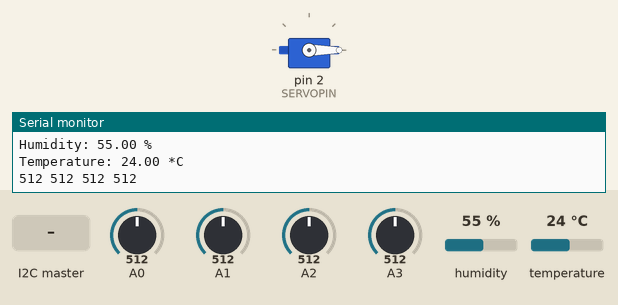
This sketch was run on a simulated Arduino Uno, built with avr-gcc and run on an emulated ATmega328P. Shown: servo, the last lines printed to the serial monitor. The test bench sets the inputs (shaded band); at power-on: A0 = 512, A1 = 512, A2 = 512, A3 = 512, humidity 55 %, temperature 24 °C.

Above: at 2.0 s.
2.1 s: the I2C master sends the byte 200
At 2.6 s:
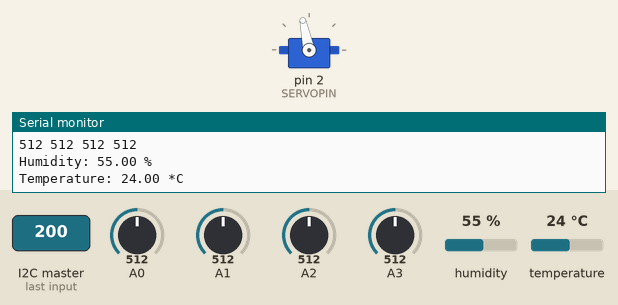
9.7 s: the I2C master sends the byte 0
At 11.0 s:
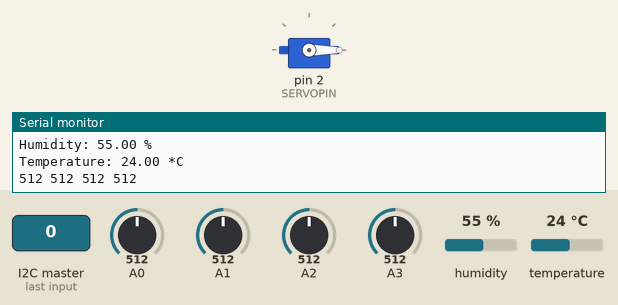
15.8 s: the I2C master sends the byte 1
At 16.9 s:
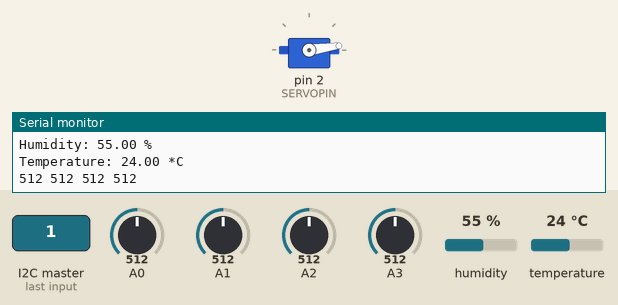
28.0 s: the I2C master sends the byte 2
At 28.5 s:
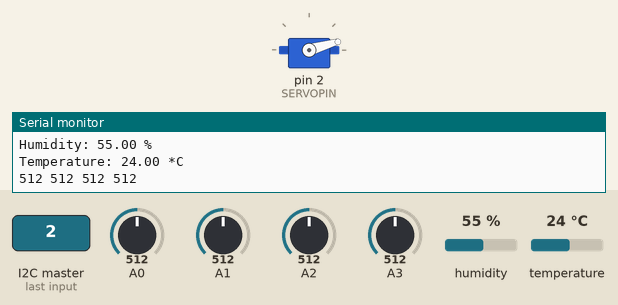
Timing chart, 0 to 31.0 s (numbered marks = the images above; inputs shaded):
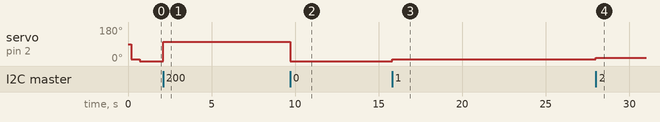

The sketch:

PINCH_SLAVE_TOP.ino
```cpp
#include <Wire.h>
#include <Servo.h>
#include <DHT.h>
#include "Setting.h"

// *** PIN ASIGN ***
int PHOTO_REFRECTOR_PIN[4] = {2,1,3,0};

void setup() {
  Serial.begin(9600);

  initialize();

  Wire.begin(WIRE_SLAVE_ADDRESS);
  Wire.onRequest(returnSensorNum);
  Wire.onReceive(servoOperate);

  delay(100);

#ifdef DEBUG  // test rotate
  servo.write(10);
  delay(500);
  servo.write(0);
  delay(100);
#endif
}

void loop() {
  humidity = dht.readHumidity();
  temperature = dht.readTemperature();

  // error
  if (isnan(humidity) || isnan(temperature)) {
    Serial.println("Failed to read from DHT sensor!");
    return;
  }

#ifdef DEBUG
  Serial.print("Humidity: ");
  Serial.print(humidity);
  Serial.println(" %\t");
  Serial.print("Temperature: ");
  Serial.print(temperature);
  Serial.println(" *C ");

  Serial.print(analogRead(PHOTO_REFRECTOR_PIN[0]));
  Serial.print(" ");
  Serial.print(analogRead(PHOTO_REFRECTOR_PIN[1]));
  Serial.print(" ");
  Serial.print(analogRead(PHOTO_REFRECTOR_PIN[2]));
  Serial.print(" ");
  Serial.println(analogRead(PHOTO_REFRECTOR_PIN[3]));
#endif

  delay(100);
}

void returnSensorNum(){
  char sendData[6];
  sendData[0] = (char)humidity;
  sendData[1] = (char)temperature;
  sendData[2] = (char)(analogRead(PHOTO_REFRECTOR_PIN[0]) / 8);
  sendData[3] = (char)(analogRead(PHOTO_REFRECTOR_PIN[1]) / 8);
  sendData[4] = (char)(analogRead(PHOTO_REFRECTOR_PIN[2]) / 8);
  sendData[5] = (char)(analogRead(PHOTO_REFRECTOR_PIN[3]) / 8);

  Wire.write(sendData);
}

void servoOperate(int a){
    int c;
    while(Wire.available()){
      c = Wire.read(); // 1バイト受信
    }
    Serial.println((int)c * 8);

    servoMove((int)c * 8);
}

void servoMove(int angle){
  servo.write(angle);
  delay(500);
}

void initialize(){
  for(int i=0; i<4; i++)  luxNum[i] = 0;
  humidity = 0;
  temperature = 0;
  servo.attach(SERVOPIN);
  dht.begin();

  delay(100);
}
```

Setting.h
```cpp
#define DEBUG 1

#define SERVOPIN 2
#define DHTPIN 3
#define DHTTYPE DHT11

#define WIRE_SLAVE_ADDRESS 8

char charA_out[10];
int luxNum[4];
float humidity;
float temperature;
boolean clockwise = false;
Servo servo;
DHT dht(DHTPIN, DHTTYPE);
```

Measured:
- after the input at 2.1 s, servo on pin 2 (SERVOPIN): 0° → 102° at once
- after the input at 9.7 s, servo on pin 2 (SERVOPIN): 102° → 0° at once
- after the input at 15.8 s, servo on pin 2 (SERVOPIN): 0° → 8° at once
- after the input at 28.0 s, servo on pin 2 (SERVOPIN): 8° → 16° at once
